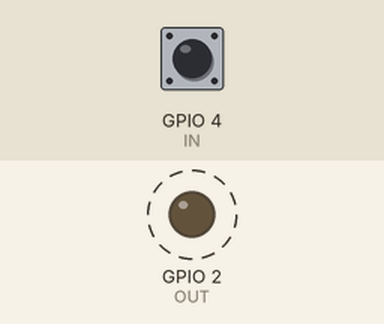
Bench run of a sketch on a simulated ESP32. Shown: output pins drawn as LEDs (lit = HIGH). Dashed ring = blinking. The inputs (shaded band) are chosen by the test bench; at power-on: GPIO 4 (IN) HIGH. What the sketch prints to the serial monitor is not drawn.

Above: at 0.05 s.
Timing chart, 0 to 3.0 s (numbered marks = the images above):
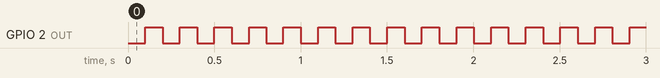

Measured:
- by itself, GPIO 2 (OUT): alternates HIGH for 0.10 s and LOW for 0.10 s

The sketch:

sketch.ino
```cpp
// Fixture for esp32-devkitc (round 10): proves boot, GPIO out, GPIO in with the internal pull-up, and Serial.
// GPIO2 toggles every 100 ms; GPIO4 is INPUT_PULLUP and every change is printed.
const int OUT = 2;
const int IN = 4;
void setup() {
  Serial.begin(115200);
  pinMode(OUT, OUTPUT);
  pinMode(IN, INPUT_PULLUP);
  Serial.println("boot esp32-devkitc");
}
int last = -1;
unsigned long t = 0;
bool on = false;
void loop() {
  if (millis() - t >= 100) { t = millis(); on = !on; digitalWrite(OUT, on); }
  int b = digitalRead(IN);
  if (b != last) {
    last = b;
    Serial.printf("in=%d t=%lu\n", b, millis());
  }
  delay(1);
}
```
